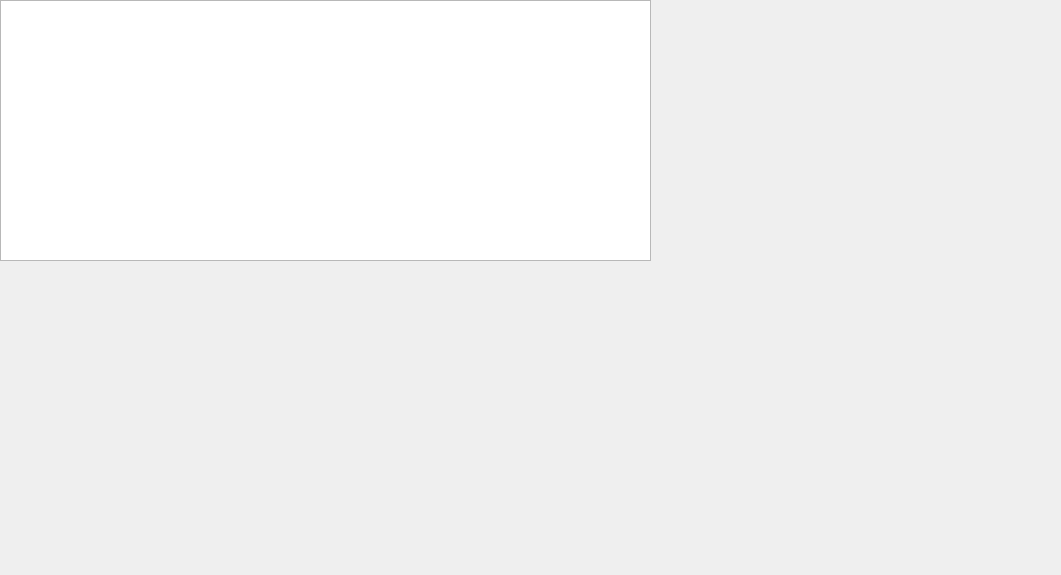
<?xml version="1.0" encoding="UTF-8"?>
<ui version="4.0">
 <class>allworkers</class>
 <widget class="QWidget" name="allworkers">
  <property name="geometry">
   <rect>
    <x>0</x>
    <y>0</y>
    <width>1061</width>
    <height>575</height>
   </rect>
  </property>
  <property name="windowTitle">
   <string>Form</string>
  </property>
  <widget class="QTableView" name="tableView">
   <property name="geometry">
    <rect>
     <x>0</x>
     <y>0</y>
     <width>651</width>
     <height>261</height>
    </rect>
   </property>
  </widget>
 </widget>
 <resources/>
 <connections/>
</ui>
